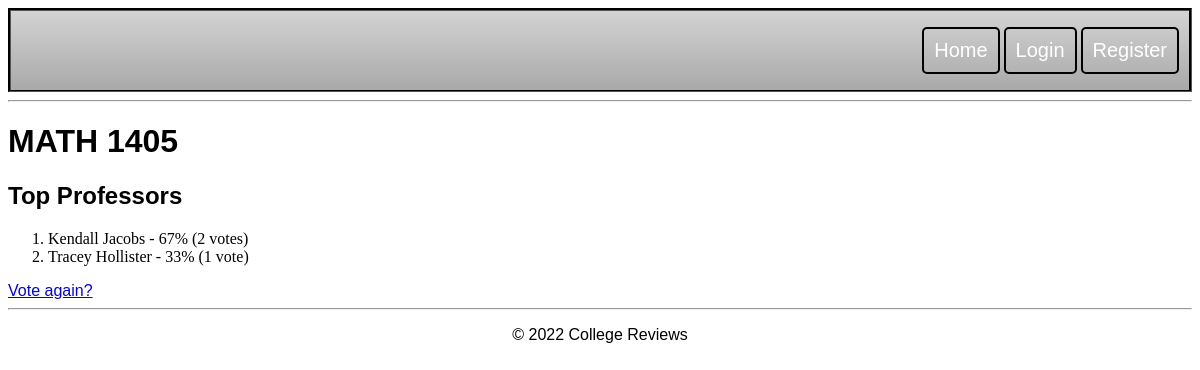
/1/results/, run on the app's committed database.
### college/models.py (models this page shows, shortened)
class Question(models.Model):
    question_text = models.CharField(max_length=200)
    pub_date = models.DateTimeField('date published')

class Choice(models.Model):
    question = models.ForeignKey(Question, on_delete=models.CASCADE)
    choice_text = models.CharField(max_length=200)
    votes = models.IntegerField(default=0)

### college/views.py (the view)
# urls.py: path('<int:pk>/results/', views.results, name='results'),
def results(request, pk):
    question = get_object_or_404(Question, pk=pk)
    choices = question.choice_set.all().order_by('-votes')
    total_votes = 0
    for i in choices:
        total_votes += i.votes
    return render(request, 'college/results.html', {'question': question, 'choices': choices, 'total_votes': total_votes})

### college/templates/college/results.html (shortened to what this page needs)
{% extends "college/layout.html" %}
{% block content %}
<h1>{{ question.question_text }}</h1>
<h2>Top Professor{{ choices.count|pluralize }}</h2>
<ol>
{% for choice in choices|slice:":2" %}
    <li>{{ choice.choice_text }} - {% widthratio choice.votes total_votes 100 %}% ({{ choice.votes }} vote{{ choice.votes|pluralize }})</li>
{% endfor %}
</ol>
<a href="{% url 'college:detail' question.id %}">Vote again?</a>
{% endblock %}

### college/static/college/site.css (style rules this page uses)
* { transition:all 0.3s ease-in-out; }
h1, h2, h3, h4, h5, h6 { font-family: Montserrat, sans-serif; }
p, a, label { font-family: raleway, sans-serif; }

### data on the page
Question: question_text "MATH 1405"
Choice: choice_text "Kendall Jacobs", votes "67", votes "2"
Choice: choice_text "Tracey Hollister", votes "33", votes "1"
